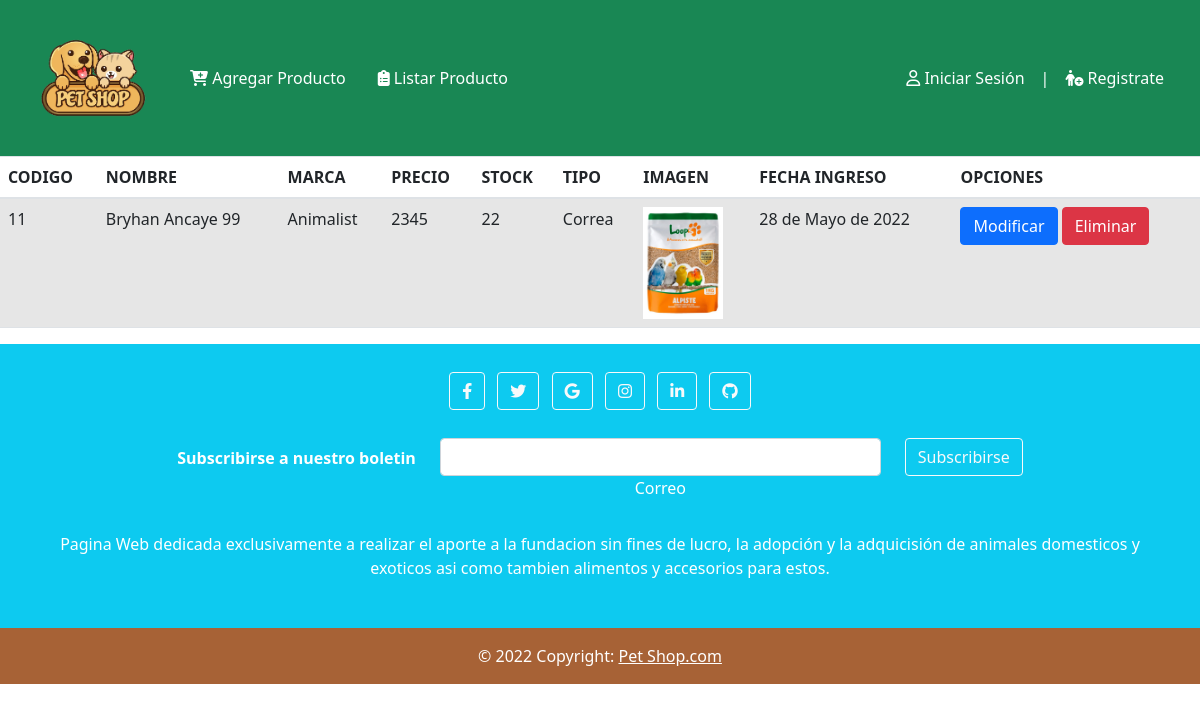
Page /listar_productos/ (signed in) on the committed database.
### app/models.py (models this page shows, shortened)
class Producto(models.Model):
    codigo = models.IntegerField(null=False,primary_key=True)
    nombre = models.CharField(max_length=20)
    marca = models.CharField(max_length=20)
    precio = models.IntegerField()
    stock = models.IntegerField()
    tipo = models.ForeignKey(TipoProducto,on_delete=models.CASCADE)
    imagen = models.ImageField(upload_to="productos", null=True)
    created_at = models.DateField(auto_now_add=True)
    updated_at = models.DateField(auto_now=True)
    class Meta:
        db_table = 'db_producto'

class TipoProducto(models.Model):
    tipo = models.CharField(max_length=20)
    def __str__(self):
        return self.tipo
    class Meta:
        db_table = 'db_tipo_producto'

### app/views.py (the view)
# urls.py: path('listar_productos/', listar_productos ,name="listar_productos"),
@permission_required('app.view_producto')
def listar_productos(request):
    productosAll = Producto.objects.all()
    datos = {
        'listaProductos': productosAll
    }
    return render(request,'app/productos/listar_productos.html',datos)

### app/templates/app/productos/listar_productos.html
{% extends 'app/modeloproducto.html' %}
{% load static %}
{% block contenido %}
<table class="table table-striped table-condensed">
    <thead>
        <tr>
            <th>CODIGO</th>
            <th>NOMBRE</th>
            <th>MARCA</th>
            <th>PRECIO</th>
            <th>STOCK</th>
            <th>TIPO</th>
            <th>IMAGEN</th>
            <th>FECHA INGRESO</th>
            <th>OPCIONES</th>
        </tr>
    </thead>
        <TBody>
            {% for aux in listaProductos %}
            <tr>
                <td>{{ aux.codigo }}</td>
                <td>{{ aux.nombre }}</td>
                <td>{{ aux.marca }}</td>
                <td>{{ aux.precio }}</td>
                <td>{{ aux.stock }}</td>
                <td>{{ aux.tipo }}</td>
                <td>
                    {% if aux.imagen %}
                    <img src="{{ aux.imagen.url }}" alt="" width="80">
                    {% endif %}
                </td>
                <td>{{ aux.created_at }}</td>
                <td>
                    {% if perms.app.change_producto %}
                    <a href="{% url 'modificar_producto' aux.codigo%}" class="btn btn-primary">Modificar</a>
                    {% endif %}
                    {% if perms.app.delete_producto %}
                    <a onclick="confirmDelete ({{ aux.codigo }})" class="btn btn-danger">Eliminar</a>
                    {% endif %}
                </td>
            </tr>
            {% endfor %}
        </tbody>
</table>
{% endblock %}

### app/static/app/css/style.css (style rules this page uses)
body { background-color: #eee }

### rows in the picture
Producto: codigo "11", nombre "Bryhan Ancaye 99", marca "Animalist", precio "2345", stock "22", tipo "Correa", imagen (picture), created_at "28 de Mayo de 2022"
